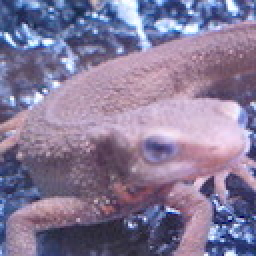
//> input picture imori.jpg, 128 x 128 px (shown 2 times larger)
$ ./01_RGB转为BGR   (built with g++ and OpenCV 4)
//> lines starting //> are read from the running program, lines starting //| are printed output that depends on the picture
#include <iostream>
#include <opencv2/core.hpp>
#include <opencv2/highgui.hpp>
using namespace std;
using namespace cv;

//RGB TO BGR
//默认图像储存为Mat格式，RGB类型
//在OpenCV读取图片过程中默认的通道顺序是BGR

void RGB_TO_BGR()
{
	Mat img = imread("imori.jpg", IMREAD_COLOR);
//> img is the input picture: 128 rows x 128 cols, CV_8UC3; mean B, G, R 152.8, 121.8, 134.1
	int width = img.cols;
//> width = 128
	int height = img.rows;
//> height = 128
	Mat img_inv = img.clone();

	for (int i = 0; i < width; i++) {
		for (int j = 0; j < height; j++) {
			unsigned char tmp = img_inv.at<Vec3b>(i, j)[0];
			img_inv.at<Vec3b>(i, j)[0] = img_inv.at<Vec3b>(i, j)[2];
			img_inv.at<Vec3b>(i, j)[2] = tmp;
		}
	}
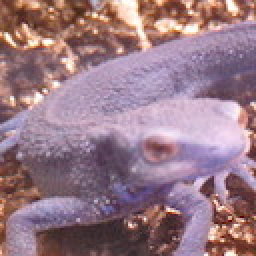
//> img_inv: 128 rows x 128 cols, CV_8UC3 (shown 2 times larger); mean B, G, R 134.1, 121.8, 152.8

	Mat out;
	out.create(height, width * 2, img.type());
	Mat r1 = out(Rect(0, 0, width, height));
	img.copyTo(r1);
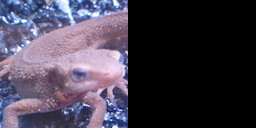
//> out: 128 rows x 256 cols, CV_8UC3; mean B, G, R 76.4, 60.9, 67.1
	Mat r2 = out(Rect(width, 0, width, height));
//> r2: 128 rows x 128 cols, CV_8UC3; every value is 0
	img_inv.copyTo(r2);
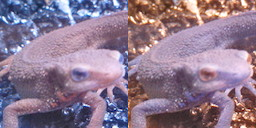
//> out: 128 rows x 256 cols, CV_8UC3; mean B, G, R 143.4, 121.8, 143.4

	imshow("result", out);
	waitKey(0);
}

class Grayscale
{
public:
	// [21 lines left out: functions Grayscale, maximum_grayscale, not called in this run]


private:
	Mat img;
	Mat img_gray;
	Mat out;
};


// [9 lines left out: function main, not called in this run]

// added to run one function of the file
int main() { RGB_TO_BGR(); }
